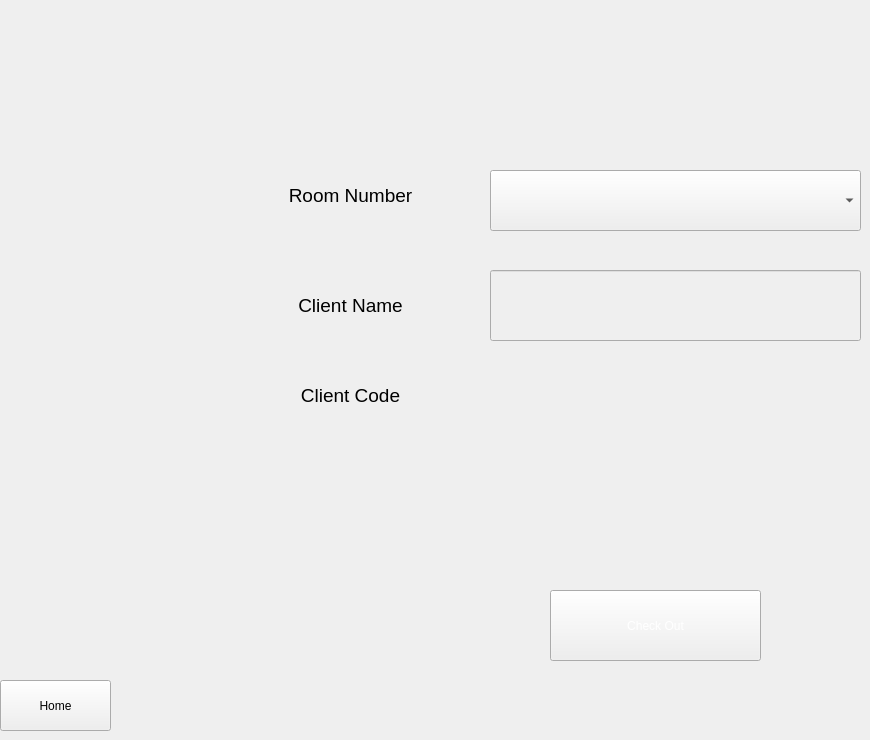
    <widget class="QWidget" name="tab_13">
     <attribute name="title">
      <string>Page</string>
     </attribute>
     <widget class="QLabel" name="label_53">
      <property name="geometry">
       <rect>
        <x>260</x>
        <y>160</y>
        <width>181</width>
        <height>71</height>
       </rect>
      </property>
      <property name="font">
       <font>
        <pointsize>14</pointsize>
       </font>
      </property>
      <property name="text">
       <string>Room Number</string>
      </property>
      <property name="alignment">
       <set>Qt::AlignCenter</set>
      </property>
     </widget>
     <widget class="QLabel" name="label_69">
      <property name="geometry">
       <rect>
        <x>260</x>
        <y>270</y>
        <width>181</width>
        <height>71</height>
       </rect>
      </property>
      <property name="font">
       <font>
        <pointsize>14</pointsize>
       </font>
      </property>
      <property name="text">
       <string>Client Name</string>
      </property>
      <property name="alignment">
       <set>Qt::AlignCenter</set>
      </property>
     </widget>
     <widget class="QLineEdit" name="lineEdit_15">
      <property name="enabled">
       <bool>false</bool>
      </property>
      <property name="geometry">
       <rect>
        <x>490</x>
        <y>270</y>
        <width>371</width>
        <height>71</height>
       </rect>
      </property>
      <property name="font">
       <font>
        <pointsize>13</pointsize>
       </font>
      </property>
     </widget>
     <widget class="QLabel" name="label_70">
      <property name="geometry">
       <rect>
        <x>500</x>
        <y>360</y>
        <width>101</width>
        <height>51</height>
       </rect>
      </property>
      <property name="font">
       <font>
        <pointsize>14</pointsize>
       </font>
      </property>
      <property name="text">
       <string/>
      </property>
      <property name="alignment">
       <set>Qt::AlignCenter</set>
      </property>
     </widget>
     <widget class="QPushButton" name="pushButton_40">
      <property name="geometry">
       <rect>
        <x>550</x>
        <y>590</y>
        <width>211</width>
        <height>71</height>
       </rect>
      </property>
      <property name="styleSheet">
       <string notr="true">QPushButton
{
font: 14pt &quot;MS Shell Dlg 2&quot;;
color : #ffffff
}</string>
      </property>
      <property name="text">
       <string>Check Out</string>
      </property>
     </widget>
     <widget class="QPushButton" name="pushButton_54">
      <property name="geometry">
       <rect>
        <x>0</x>
        <y>680</y>
        <width>111</width>
        <height>51</height>
       </rect>
      </property>
      <property name="styleSheet">
       <string notr="true">QPushButton
{
font: 14pt &quot;MS Shell Dlg 2&quot;;
color : #rgb(131, 131, 131)
}</string>
      </property>
      <property name="text">
       <string>Home</string>
      </property>
     </widget>
     <widget class="QComboBox" name="comboBox_6">
      <property name="geometry">
       <rect>
        <x>490</x>
        <y>170</y>
        <width>371</width>
        <height>61</height>
       </rect>
      </property>
      <property name="font">
       <font>
        <pointsize>13</pointsize>
       </font>
      </property>
     </widget>
     <widget class="QLabel" name="label_93">
      <property name="geometry">
       <rect>
        <x>260</x>
        <y>360</y>
        <width>181</width>
        <height>71</height>
       </rect>
      </property>
      <property name="font">
       <font>
        <pointsize>14</pointsize>
       </font>
      </property>
      <property name="text">
       <string>Client Code</string>
      </property>
      <property name="alignment">
       <set>Qt::AlignCenter</set>
      </property>
     </widget>
    </widget>
